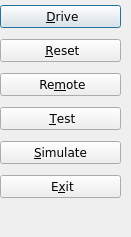
   <widget class="QDockWidget" name="dockWidget" >
    <property name="geometry" >
     <rect>
      <x>1240</x>
      <y>660</y>
      <width>131</width>
      <height>237</height>
     </rect>
    </property>
    <widget class="QWidget" name="dockWidgetContents_8" >
     <property name="geometry" >
      <rect>
       <x>0</x>
       <y>20</y>
       <width>131</width>
       <height>217</height>
      </rect>
     </property>
     <widget class="QWidget" name="layoutWidget_10" >
      <property name="geometry" >
       <rect>
        <x>0</x>
        <y>0</y>
        <width>121</width>
        <height>209</height>
       </rect>
      </property>
      <layout class="QGridLayout" >
       <item row="0" column="0" >
        <widget class="QPushButton" name="btnDrive" >
         <property name="font" >
          <font>
           <family>Verdana</family>
          </font>
         </property>
         <property name="text" >
          <string> &amp;Drive</string>
         </property>
         <property name="icon" >
          <iconset resource="../mrs.qrc" >
           <normaloff>:/images/images/underFootOne.png</normaloff>:/images/images/underFootOne.png</iconset>
         </property>
         <property name="shortcut" >
          <string>Alt+D</string>
         </property>
         <property name="checkable" >
          <bool>true</bool>
         </property>
         <property name="default" >
          <bool>true</bool>
         </property>
        </widget>
       </item>
       <item row="1" column="0" >
        <widget class="QPushButton" name="btnReset" >
         <property name="font" >
          <font>
           <family>Verdana</family>
          </font>
         </property>
         <property name="text" >
          <string> &amp;Reset</string>
         </property>
         <property name="icon" >
          <iconset resource="../mrs.qrc" >
           <normaloff>:/images/images/eraser.png</normaloff>:/images/images/eraser.png</iconset>
         </property>
         <property name="shortcut" >
          <string>Alt+R</string>
         </property>
        </widget>
       </item>
       <item row="2" column="0" >
        <widget class="QPushButton" name="btnEnableRemote" >
         <property name="font" >
          <font>
           <family>Verdana</family>
          </font>
         </property>
         <property name="text" >
          <string> Re&amp;mote</string>
         </property>
         <property name="icon" >
          <iconset resource="../mrs.qrc" >
           <normaloff>:/images/images/kwifimanager.png</normaloff>:/images/images/kwifimanager.png</iconset>
         </property>
         <property name="shortcut" >
          <string>Alt+M</string>
         </property>
         <property name="checkable" >
          <bool>true</bool>
         </property>
        </widget>
       </item>
       <item row="3" column="0" >
        <widget class="QPushButton" name="btnTest" >
         <property name="font" >
          <font>
           <family>Verdana</family>
          </font>
         </property>
         <property name="text" >
          <string> &amp;Test</string>
         </property>
         <property name="icon" >
          <iconset resource="../mrs.qrc" >
           <normaloff>:/images/images/memory.png</normaloff>:/images/images/memory.png</iconset>
         </property>
         <property name="shortcut" >
          <string>Alt+T</string>
         </property>
        </widget>
       </item>
       <item row="4" column="0" >
        <widget class="QPushButton" name="btnSimulate" >
         <property name="font" >
          <font>
           <family>Verdana</family>
          </font>
         </property>
         <property name="autoFillBackground" >
          <bool>true</bool>
         </property>
         <property name="text" >
          <string>&amp;Simulate</string>
         </property>
         <property name="icon" >
          <iconset resource="../mrs.qrc" >
           <normaloff>:/images/images/kmplot.png</normaloff>:/images/images/kmplot.png</iconset>
         </property>
         <property name="shortcut" >
          <string>Alt+S</string>
         </property>
         <property name="checkable" >
          <bool>true</bool>
         </property>
        </widget>
       </item>
       <item row="5" column="0" >
        <widget class="QPushButton" name="btnExit" >
         <property name="font" >
          <font>
           <family>Verdana</family>
          </font>
         </property>
         <property name="text" >
          <string> E&amp;xit</string>
         </property>
         <property name="icon" >
          <iconset resource="../mrs.qrc" >
           <normaloff>:/images/images/exit.png</normaloff>:/images/images/exit.png</iconset>
         </property>
         <property name="shortcut" >
          <string>Alt+X</string>
         </property>
        </widget>
       </item>
      </layout>
     </widget>
    </widget>
   </widget>
